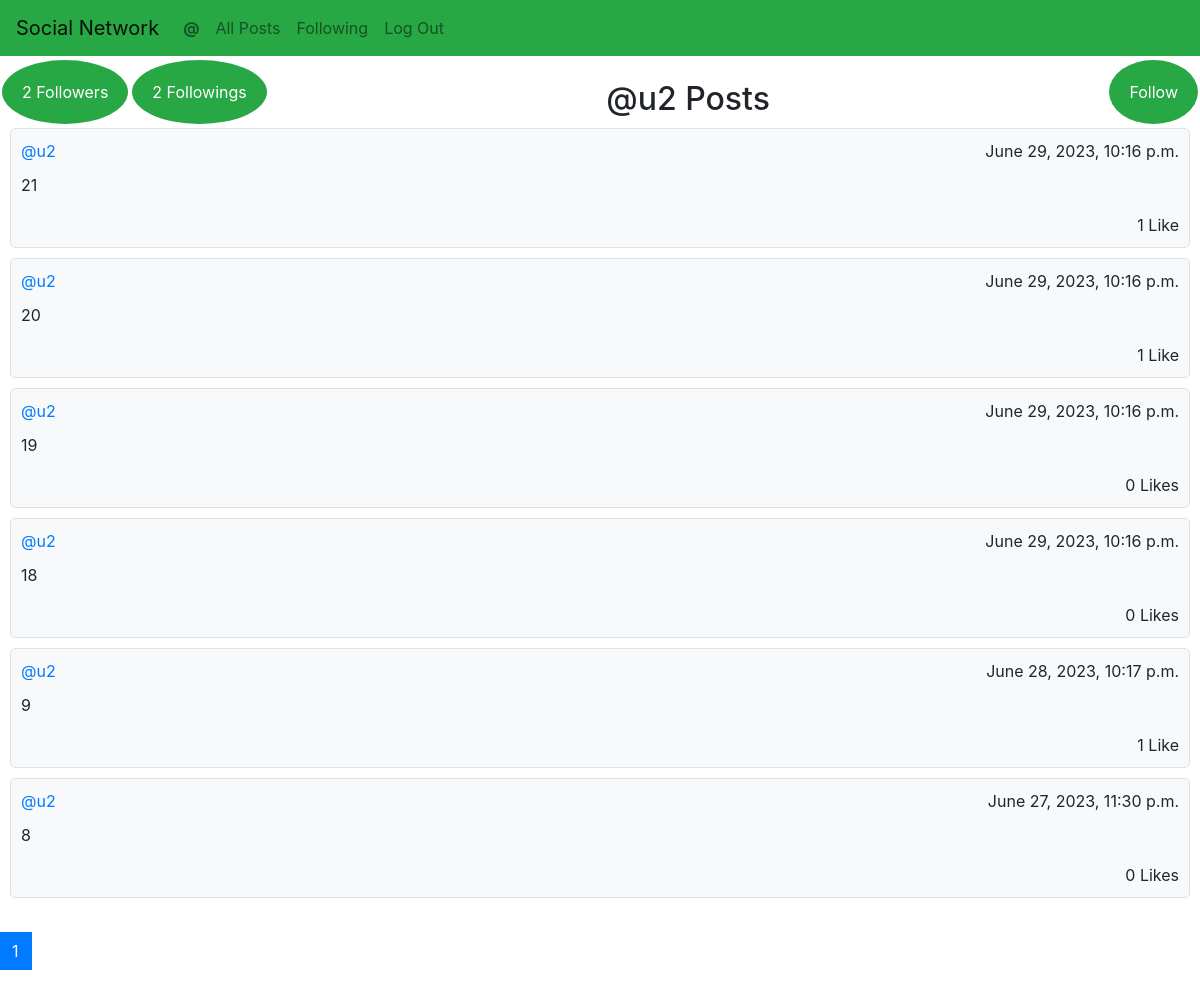
/profile/u2, run on an earlier commit of the app's database.
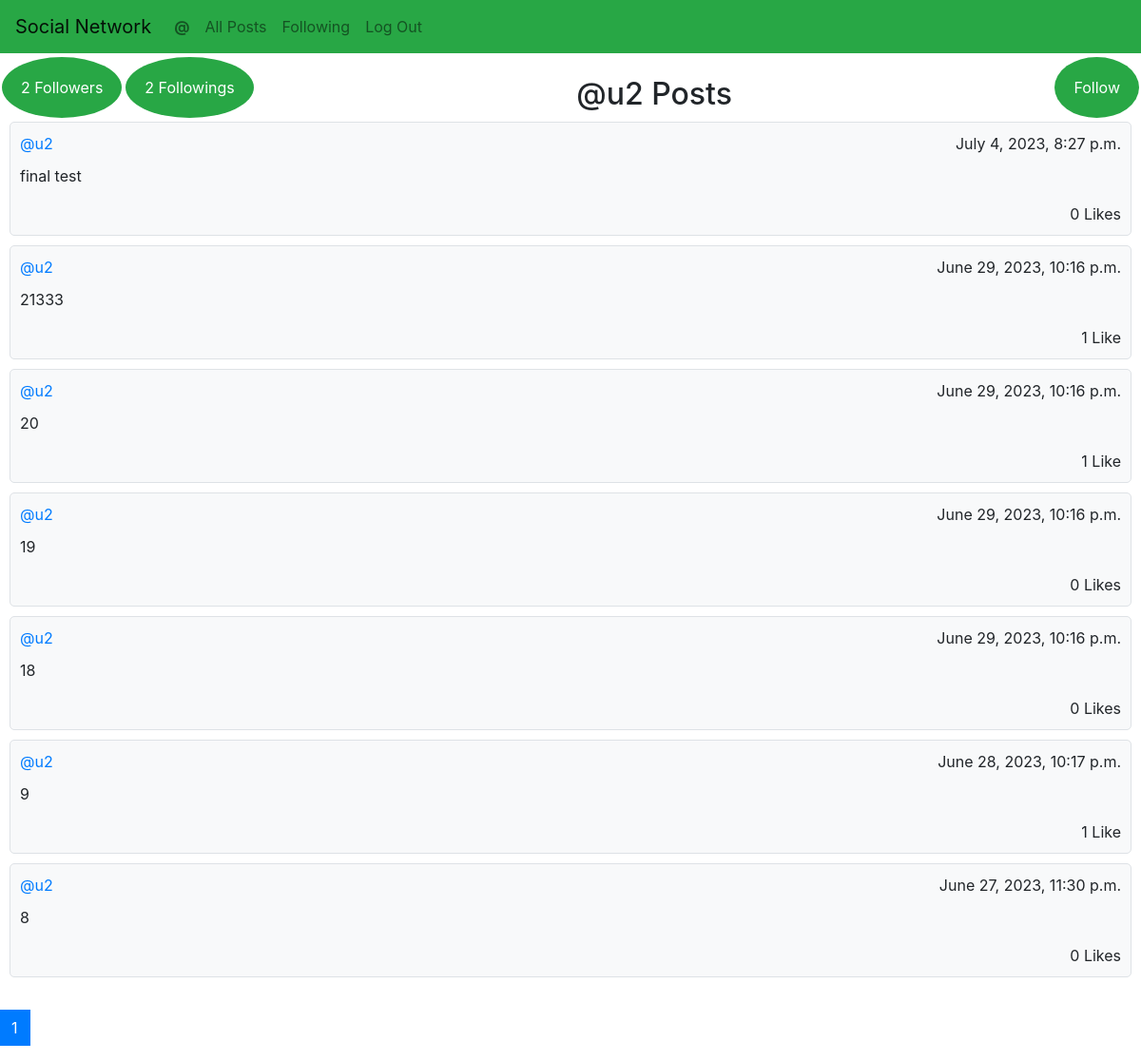
And on a later commit of the database.
### network/models.py (models this page shows, shortened)
class User(AbstractUser):
    pass
    followers = models.ManyToManyField("User", related_name="My_followers", blank=True)
    following = models.ManyToManyField("User", related_name="Im_following", blank=True)

class Post(models.Model):
    user = models.ForeignKey(User, on_delete=models.CASCADE, related_name="posts")
    content = models.TextField(blank=True)
    timestamp = models.DateTimeField(auto_now_add=True)
    likes = models.ManyToManyField(User, related_name="like", blank=True)

### network/views.py (the view)
# urls.py: path("profile/<str:username>", views.profile, name="profile"),
def profile(request, username):
            user = User.objects.get(username=username)
            posts = user.posts.all().order_by("-timestamp")
            paginator = Paginator(posts, 10) # Show 10 contacts per page.
            page_number = request.GET.get('page')
            page_obj = paginator.get_page(page_number)
            followers = user.followers.all().values_list('username', flat=True)
            list_of_followers = list(followers)
            return render(request, "network/profile.html", {
                "posts": page_obj,
                "user": user,
                "logged_in_user": request.user.username,
                "followers": list_of_followers
            })

### network/templates/network/profile.html (shortened to what this page needs)
{% extends "network/layout.html" %}
{% block body %}
    <a href="{% url 'followers' user.username %}" class="button float-left nav-link"> {{ user.followers.count }} Followers </a>
    <a href="{% url 'followings' user.username %}" class="button float-left nav-link"> {{ user.following.count }} Followings </a>
    {% if logged_in_user != user.username %}
        {% if logged_in_user in followers %}
            <a href="{% url 'follow' user.username %}" class="button float-right nav-link">Unfollow</a>
        {% else %}
            <a href="{% url 'follow' user.username %}" class="button float-right nav-link">Follow</a>
        {% endif %}
    {% else %}
        <a href="{% url 'new_post' %}" class="button float-right nav-link">New Post </a>
    {% endif %}
    <br>
    <h2>@{{ user.username }} Posts</h2>
    {% for post in posts %}
    <div class="post" onclick="location.href = '{% url 'post' post.id%}';">
        <div class="post-header">
            <a href="{% url 'profile' post.user.username %}">@{{ post.user.username }}</a>
            <span class="float-right">{{ post.timestamp }}</span>
        </div>
        <div class="post-body">
            <p>{{ post.content }}</p>
        </div>
        <div class="post-footer">
            {% if post.likes.count == 1 %}
                <span>{{ post.likes.count }} Like</span>
            {% else %}
                <span>{{ post.likes.count }} Likes</span>
            {% endif %}
        </div>
    </div>
{% endfor %}
<br>
<nav aria-label="...">
    <ul class="pagination">
        {% for num in posts.paginator.page_range %}
            {% if posts.number == num %}
                <li class="page-item active" aria-current="page">
                    <span class="page-link">
                        {{ num }}
                    </span>
                </li>
            {% else %}
                <li class="page-item"><a class="page-link" href="?page={{ num }}">{{ num }}</a></li>
            {% endif %}
        {% endfor %}
    </ul>
</nav>
{% endblock %}

### network/templates/network/layout.html (shortened to what this page needs)
{% load static %}
<!DOCTYPE html>
<html lang="en">
    <head>
        <link rel="stylesheet" href="https://cdn.jsdelivr.net/npm/bootstrap-icons@1.7.2/font/bootstrap-icons.css">
        <link rel="stylesheet" href="https://stackpath.bootstrapcdn.com/bootstrap/4.4.1/css/bootstrap.min.css">
        <link href="{% static 'network/styles.css' %}" rel="stylesheet">
    </head>
    <body>
        <nav class="navbar navbar-expand-lg navbar-light bg-success">
            <a class="navbar-brand" href="{% url 'index' %}">Social Network</a>
            <div>
              <ul class="navbar-nav mr-auto">
                {% if user.is_authenticated %}
                    <li class="nav-item">
                        <a class="nav-link" href="{% url 'profile' logged_in_user %}"><strong>@{{ logged_in_user }}</strong></a>
                    </li>
                {% endif %}
                <li class="nav-item">
                  <a class="nav-link" href="{% url 'index' %}">All Posts</a>
                </li>
                {% if user.is_authenticated %}
                    <li class="nav-item">
                        <a class="nav-link" href="{% url 'following' %}">Following</a>
                    </li>
                    <li class="nav-item">
                        <a class="nav-link" href="{% url 'logout' %}">Log Out</a>
                    </li>
                {% endif %}
              </ul>
            </div>
          </nav>
        <div class="body">
            {% block body %}
            {% endblock %}
        </div>
    </body>
</html>

### network/static/network/styles.css (style rules this page uses)
.button { background-color: #28a745; border: none; color: white; padding: 20px; text-align: center; text-decoration: none; display: inline-block; font-size: 16px; margin: 4px 2px; cursor: pointer; border-radius: 50%; }
h2 { margin: auto; text-align: center; }
.post { background-color: #f8f9fa; border: 1px solid #dee2e6; border-radius: 5px; padding: 10px; margin: 10px; }
.post-header { display: flex; justify-content: space-between; align-items: center; }
.post-body { margin: 10px 0; }
.post-footer { text-align: right; }

What changed in the data, as far as the page shows it:
added Post: user.username "u2", timestamp "July 4, 2023, 8:27 p.m.", content "final test", likes.count "0"
changed Post (number 2 of 7 on the later page): content "21" → "21333"
